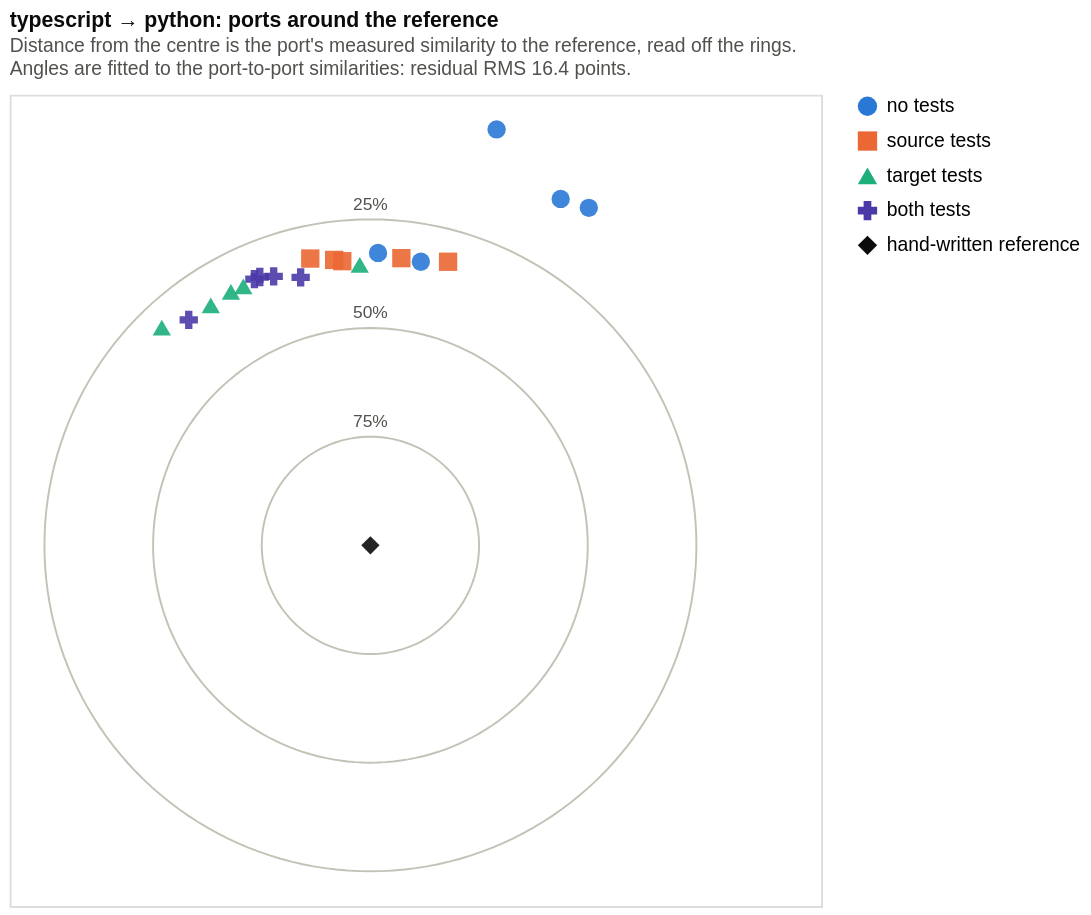

Express this chart as Vega-Lite.
### Vega-Lite specification from a JSON file in a GitHub repository (floating-point values rounded to 4 significant figures; data arrays with more than 128 entries replaced by an {"elided": "..."} marker saying what was removed)
{"config": {"view": {"continuousWidth": 300, "continuousHeight": 300}}, "layer": [{"data": {"name": "data-081e5b375d838cb848b5a2275d733628"}, "mark": {"type": "line", "color": "#c3c2b7", "strokeWidth": 1}, "encoding": {"detail": {"field": "ring", "type": "nominal"}, "order": {"field": "step", "type": "quantitative"}, "x": {"axis": {"domain": false, "grid": false, "labels": false, "ticks": false, "title": null}, "field": "x", "scale": {"domain": [-83.0, 103.7], "nice": false}, "type": "quantitative"}, "y": {"axis": {"domain": false, "grid": false, "labels": false, "ticks": false, "title": null}, "field": "y", "scale": {"domain": [-83.0, 103.7], "nice": false}, "type": "quantitative"}}}, {"data": {"name": "data-6336deb83cbf53bc9a8d11ebdb8acdc6"}, "mark": {"type": "text", "baseline": "bottom", "color": "#52514e", "dy": -3, "fontSize": 9}, "encoding": {"text": {"field": "ring", "type": "nominal"}, "x": {"axis": {"domain": false, "grid": false, "labels": false, "ticks": false, "title": null}, "field": "x", "scale": {"domain": [-83.0, 103.7], "nice": false}, "type": "quantitative"}, "y": {"axis": {"domain": false, "grid": false, "labels": false, "ticks": false, "title": null}, "field": "y", "scale": {"domain": [-83.0, 103.7], "nice": false}, "type": "quantitative"}}}, {"data": {"name": "data-aa4365dcc2fc2a7fa6f82df257994499"}, "mark": {"type": "point", "filled": true, "opacity": 0.9, "size": 90}, "encoding": {"color": {"field": "condition", "legend": {"symbolOpacity": 1, "title": null}, "scale": {"domain": ["no tests", "source tests", "target tests", "both tests", "hand-written reference"], "range": ["#2a78d6", "#eb6834", "#1baf7a", "#4a3aa7", "#0b0b0b"]}, "sort": ["no tests", "source tests", "target tests", "both tests", "hand-written reference"], "type": "nominal"}, "shape": {"field": "condition", "legend": {"symbolOpacity": 1, "title": null}, "scale": {"domain": ["no tests", "source tests", "target tests", "both tests", "hand-written reference"], "range": ["circle", "square", "triangle-up", "cross", "diamond"]}, "sort": ["no tests", "source tests", "target tests", "both tests", "hand-written reference"], "type": "nominal"}, "tooltip": [{"field": "port", "title": "port", "type": "nominal"}, {"field": "condition", "title": "condition", "type": "nominal"}, {"field": "reference_pct", "format": ".2f", "title": "vs reference %", "type": "quantitative"}], "x": {"axis": {"domain": false, "grid": false, "labels": false, "ticks": false, "title": null}, "field": "x", "scale": {"domain": [-83.0, 103.7], "nice": false}, "type": "quantitative"}, "y": {"axis": {"domain": false, "grid": false, "labels": false, "ticks": false, "title": null}, "field": "y", "scale": {"domain": [-83.0, 103.7], "nice": false}, "type": "quantitative"}}}], "height": 420, "title": {"text": "typescript → python: ports around the reference", "anchor": "start", "color": "#0b0b0b", "fontSize": 11, "offset": 8, "subtitle": ["Distance from the centre is the port's measured similarity to the reference, read off the rings.", "Angles are fitted to the port-to-port similarities: residual RMS 16.4 points."], "subtitleColor": "#52514e", "subtitleFontSize": 10}, "width": 420, "$schema": "https://vega.github.io/schema/vega-lite/v6.4.1.json", "datasets": {"data-081e5b375d838cb848b5a2275d733628": {"elided": "543 records"}, "data-6336deb83cbf53bc9a8d11ebdb8acdc6": [{"ring": "25%", "x": 0.0, "y": 75.0}, {"ring": "50%", "x": 0.0, "y": 50.0}, {"ring": "75%", "x": 0.0, "y": 25.0}], "data-aa4365dcc2fc2a7fa6f82df257994499": [{"run_id": "20260908T234247Z_2da5a2c0", "x": 11.6, "y": 65.25, "condition": "no tests", "reference_pct": 33.72, "port": "2da5a2c0"}, {"run_id": "20260909T015142Z_f8ca89ff", "x": 50.25, "y": 77.65, "condition": "no tests", "reference_pct": 7.509, "port": "f8ca89ff"}, {"run_id": "20260909T035041Z_2d7fbef6", "x": 1.749, "y": 67.29, "condition": "no tests", "reference_pct": 32.69, "port": "2d7fbef6"}, {"run_id": "20260909T140517Z_670261ce", "x": 29.03, "y": 95.69, "condition": "no tests", "reference_pct": 0.0, "port": "670261ce"}, {"run_id": "20260909T173101Z_8e3da990", "x": 43.77, "y": 79.71, "condition": "no tests", "reference_pct": 9.066, "port": "8e3da990"}, {"run_id": "20260909T013603Z_054a84ca", "x": -6.473, "y": 65.38, "condition": "source tests", "reference_pct": 34.3, "port": "054a84ca"}, {"run_id": "20260909T040730Z_0947f229", "x": -8.338, "y": 65.68, "condition": "source tests", "reference_pct": 33.8, "port": "0947f229"}, {"run_id": "20260909T134433Z_3f62598c", "x": 17.87, "y": 65.25, "condition": "source tests", "reference_pct": 32.35, "port": "3f62598c"}, {"run_id": "20260909T154949Z_461ef9c5", "x": -13.83, "y": 65.99, "condition": "source tests", "reference_pct": 32.58, "port": "461ef9c5"}, {"run_id": "20260909T190508Z_7c1544c0", "x": 7.122, "y": 66.08, "condition": "source tests", "reference_pct": 33.54, "port": "7c1544c0"}, {"run_id": "20260909T012246Z_fbe56704", "x": -2.456, "y": 64.53, "condition": "target tests", "reference_pct": 35.42, "port": "fbe56704"}, {"run_id": "20260909T032340Z_f01d5496", "x": -29.24, "y": 59.59, "condition": "target tests", "reference_pct": 33.62, "port": "f01d5496"}, {"run_id": "20260909T133702Z_8305aa82", "x": -36.72, "y": 55.22, "condition": "target tests", "reference_pct": 33.68, "port": "8305aa82"}, {"run_id": "20260909T154334Z_609edff1", "x": -32.09, "y": 58.32, "condition": "target tests", "reference_pct": 33.43, "port": "609edff1"}, {"run_id": "20260909T185402Z_14873f98", "x": -47.99, "y": 50.1, "condition": "target tests", "reference_pct": 30.62, "port": "14873f98"}, {"run_id": "20260909T011452Z_9f286468", "x": -22.25, "y": 61.87, "condition": "both tests", "reference_pct": 34.25, "port": "9f286468"}, {"run_id": "20260909T031655Z_89df6247", "x": -41.8, "y": 51.89, "condition": "both tests", "reference_pct": 33.37, "port": "89df6247"}, {"run_id": "20260909T132655Z_2a16d72b", "x": -25.45, "y": 61.74, "condition": "both tests", "reference_pct": 33.22, "port": "2a16d72b"}, {"run_id": "20260909T153339Z_9de9fd66", "x": -26.69, "y": 61.23, "condition": "both tests", "reference_pct": 33.2, "port": "9de9fd66"}, {"run_id": "20260909T184722Z_089a4294", "x": -16.05, "y": 61.67, "condition": "both tests", "reference_pct": 36.28, "port": "089a4294"}, {"run_id": "reference", "x": 0.0, "y": 0.0, "condition": "hand-written reference", "reference_pct": 100.0, "port": "hand-written reference"}]}}
